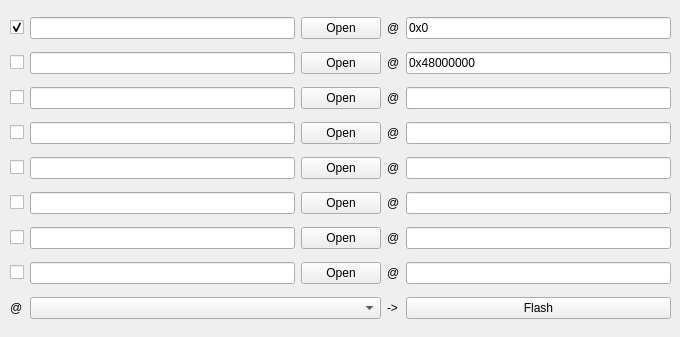
      <widget class="QWidget" name="fel_flash">
       <attribute name="title">
        <string>Download</string>
       </attribute>
       <widget class="QWidget" name="gridLayoutWidget">
        <property name="geometry">
         <rect>
          <x>10</x>
          <y>10</y>
          <width>661</width>
          <height>318</height>
         </rect>
        </property>
        <layout class="QGridLayout" name="gridLayout_2">
         <property name="sizeConstraint">
          <enum>QLayout::SetDefaultConstraint</enum>
         </property>
         <item row="7" column="3">
          <widget class="QLabel" name="flash_label_10">
           <property name="text">
            <string>@</string>
           </property>
          </widget>
         </item>
         <item row="4" column="4">
          <widget class="QLineEdit" name="flash_lineEdit_1_5">
           <property name="text">
            <string/>
           </property>
          </widget>
         </item>
         <item row="4" column="2">
          <widget class="QPushButton" name="flash_pushButton_5">
           <property name="text">
            <string>Open</string>
           </property>
          </widget>
         </item>
         <item row="6" column="4">
          <widget class="QLineEdit" name="flash_lineEdit_1_7">
           <property name="text">
            <string/>
           </property>
          </widget>
         </item>
         <item row="6" column="0">
          <widget class="QCheckBox" name="flash_checkBox_8">
           <property name="text">
            <string/>
           </property>
          </widget>
         </item>
         <item row="3" column="1">
          <widget class="QLineEdit" name="flash_lineEdit_4"/>
         </item>
         <item row="6" column="3">
          <widget class="QLabel" name="flash_label_9">
           <property name="text">
            <string>@</string>
           </property>
          </widget>
         </item>
         <item row="1" column="2">
          <widget class="QPushButton" name="flash_pushButton_2">
           <property name="text">
            <string>Open</string>
           </property>
          </widget>
         </item>
         <item row="5" column="0">
          <widget class="QCheckBox" name="flash_checkBox_7">
           <property name="text">
            <string/>
           </property>
          </widget>
         </item>
         <item row="6" column="1">
          <widget class="QLineEdit" name="flash_lineEdit_7"/>
         </item>
         <item row="0" column="2">
          <widget class="QPushButton" name="flash_pushButton_1">
           <property name="text">
            <string>Open</string>
           </property>
          </widget>
         </item>
         <item row="2" column="0">
          <widget class="QCheckBox" name="flash_checkBox_3">
           <property name="text">
            <string/>
           </property>
          </widget>
         </item>
         <item row="1" column="1">
          <widget class="QLineEdit" name="flash_lineEdit_2"/>
         </item>
         <item row="1" column="3">
          <widget class="QLabel" name="flash_label_2">
           <property name="text">
            <string>@</string>
           </property>
          </widget>
         </item>
         <item row="7" column="1">
          <widget class="QLineEdit" name="flash_lineEdit_8"/>
         </item>
         <item row="5" column="4">
          <widget class="QLineEdit" name="flash_lineEdit_1_6">
           <property name="text">
            <string/>
           </property>
          </widget>
         </item>
         <item row="1" column="4">
          <widget class="QLineEdit" name="flash_lineEdit_1_2">
           <property name="text">
            <string>0x48000000</string>
           </property>
          </widget>
         </item>
         <item row="2" column="3">
          <widget class="QLabel" name="flash_label_3">
           <property name="text">
            <string>@</string>
           </property>
          </widget>
         </item>
         <item row="1" column="0">
          <widget class="QCheckBox" name="flash_checkBox_2">
           <property name="text">
            <string/>
           </property>
          </widget>
         </item>
         <item row="0" column="1">
          <widget class="QLineEdit" name="flash_lineEdit_1"/>
         </item>
         <item row="3" column="0">
          <widget class="QCheckBox" name="flash_checkBox_4">
           <property name="text">
            <string/>
           </property>
          </widget>
         </item>
         <item row="2" column="1">
          <widget class="QLineEdit" name="flash_lineEdit_3"/>
         </item>
         <item row="2" column="4">
          <widget class="QLineEdit" name="flash_lineEdit_1_3"/>
         </item>
         <item row="7" column="0">
          <widget class="QCheckBox" name="flash_checkBox_9">
           <property name="text">
            <string/>
           </property>
          </widget>
         </item>
         <item row="2" column="2">
          <widget class="QPushButton" name="flash_pushButton_3">
           <property name="text">
            <string>Open</string>
           </property>
          </widget>
         </item>
         <item row="3" column="4">
          <widget class="QLineEdit" name="flash_lineEdit_1_4">
           <property name="text">
            <string/>
           </property>
          </widget>
         </item>
         <item row="6" column="2">
          <widget class="QPushButton" name="flash_pushButton_7">
           <property name="text">
            <string>Open</string>
           </property>
          </widget>
         </item>
         <item row="7" column="2">
          <widget class="QPushButton" name="flash_pushButton_8">
           <property name="text">
            <string>Open</string>
           </property>
          </widget>
         </item>
         <item row="0" column="3">
          <widget class="QLabel" name="flash_label_1">
           <property name="text">
            <string>@</string>
           </property>
          </widget>
         </item>
         <item row="3" column="3">
          <widget class="QLabel" name="flash_label_6">
           <property name="text">
            <string>@</string>
           </property>
          </widget>
         </item>
         <item row="5" column="3">
          <widget class="QLabel" name="flash_label_8">
           <property name="text">
            <string>@</string>
           </property>
          </widget>
         </item>
         <item row="0" column="0">
          <widget class="QCheckBox" name="flash_checkBox_1">
           <property name="text">
            <string/>
           </property>
           <property name="checked">
            <bool>true</bool>
           </property>
          </widget>
         </item>
         <item row="5" column="1">
          <widget class="QLineEdit" name="flash_lineEdit_6"/>
         </item>
         <item row="4" column="3">
          <widget class="QLabel" name="flash_label_7">
           <property name="text">
            <string>@</string>
           </property>
          </widget>
         </item>
         <item row="0" column="4">
          <widget class="QLineEdit" name="flash_lineEdit_1_1">
           <property name="text">
            <string>0x0</string>
           </property>
          </widget>
         </item>
         <item row="5" column="2">
          <widget class="QPushButton" name="flash_pushButton_6">
           <property name="text">
            <string>Open</string>
           </property>
          </widget>
         </item>
         <item row="4" column="0">
          <widget class="QCheckBox" name="flash_checkBox_5">
           <property name="text">
            <string/>
           </property>
          </widget>
         </item>
         <item row="4" column="1">
          <widget class="QLineEdit" name="flash_lineEdit_5"/>
         </item>
         <item row="3" column="2">
          <widget class="QPushButton" name="flash_pushButton_4">
           <property name="text">
            <string>Open</string>
           </property>
          </widget>
         </item>
         <item row="7" column="4">
          <widget class="QLineEdit" name="flash_lineEdit_1_8">
           <property name="text">
            <string/>
           </property>
          </widget>
         </item>
         <item row="8" column="4">
          <widget class="QPushButton" name="flash_flash_button">
           <property name="text">
            <string>Flash</string>
           </property>
          </widget>
         </item>
         <item row="8" column="0">
          <widget class="QLabel" name="flash_label_11">
           <property name="text">
            <string>@</string>
           </property>
          </widget>
         </item>
         <item row="8" column="3">
          <widget class="QLabel" name="flash_label_12">
           <property name="text">
            <string>-&gt;</string>
           </property>
          </widget>
         </item>
         <item row="8" column="1" colspan="2">
          <widget class="QComboBox" name="flash_device_comboBox"/>
         </item>
        </layout>
       </widget>
      </widget>
